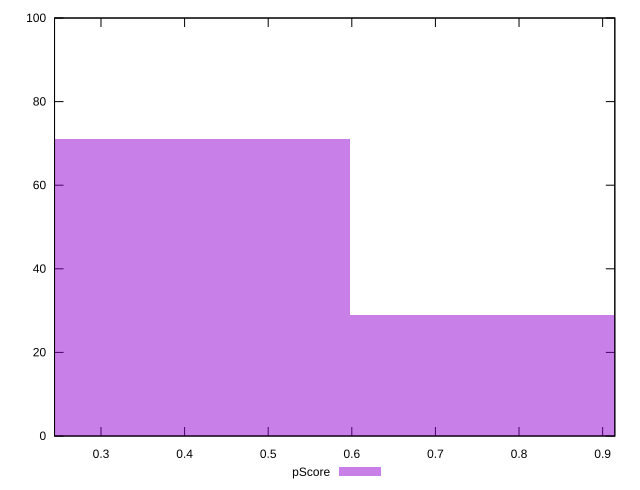

Reproduce this figure in gnuplot.
reset

$pScore <<EOF
0.39864261291013064 71
0.7972852258202613 29
EOF

set key outside below
set boxwidth 0.39864261291013064
set xrange [0.24444197763032915:0.9145821263333085]
set yrange [0:100]
set trange [0:100]
set style fill transparent solid 0.5 noborder
set terminal svg size 640, 490 enhanced background rgb 'white'
set output "reprap/cumulative-layout-shift/samples/pages+cached/pScore/histogram.svg"

plot $pScore title "pScore" with boxes

reset
